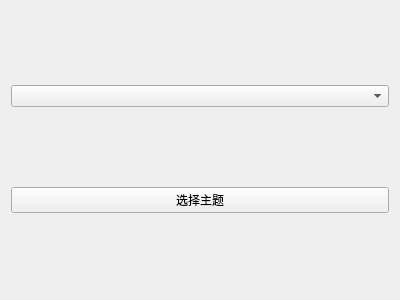
<?xml version="1.0" encoding="UTF-8"?>
<ui version="4.0">
 <class>stylemenu</class>
 <widget class="QWidget" name="stylemenu">
  <property name="geometry">
   <rect>
    <x>0</x>
    <y>0</y>
    <width>400</width>
    <height>300</height>
   </rect>
  </property>
  <property name="windowTitle">
   <string>Form</string>
  </property>
  <layout class="QVBoxLayout" name="verticalLayout">
   <item>
    <widget class="QComboBox" name="comboBox"/>
   </item>
   <item>
    <widget class="QPushButton" name="pushButton">
     <property name="text">
      <string>选择主题</string>
     </property>
    </widget>
   </item>
  </layout>
 </widget>
 <resources/>
 <connections/>
</ui>
